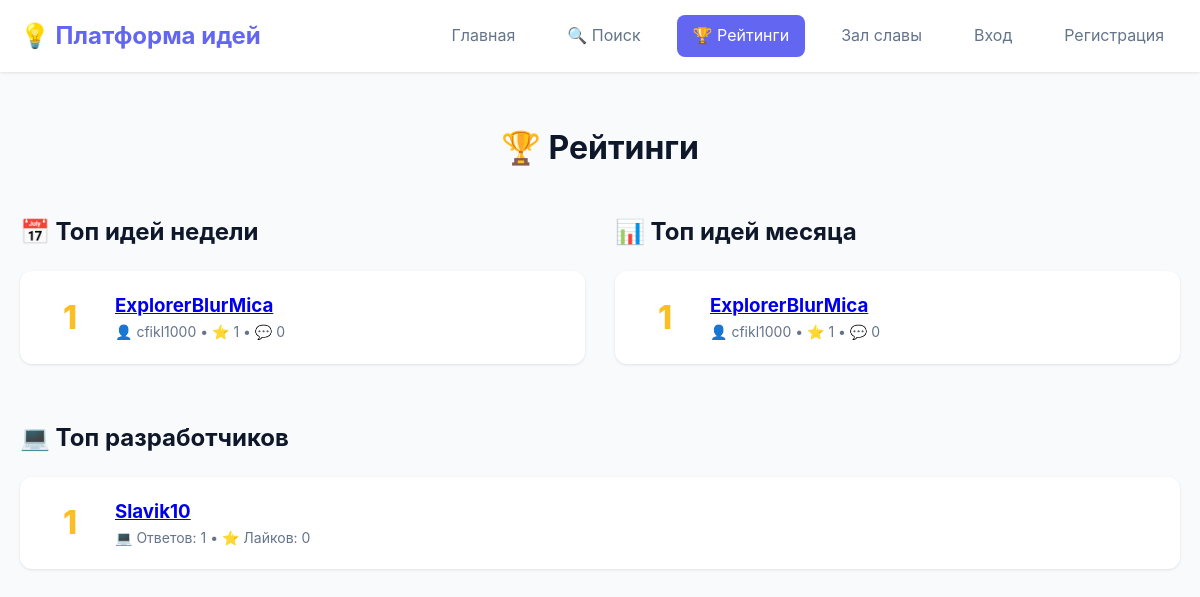
/open-source-ideas/ratings.php, run on the app's committed database.
### tables this page shows
CREATE TABLE `ideas` (
  `id` int NOT NULL,
  `user_id` int NOT NULL,
  `title` varchar(255) NOT NULL,
  `description` text NOT NULL,
  `tags` varchar(255) DEFAULT NULL,
  `image` varchar(255) DEFAULT NULL,
  `created_at` timestamp NULL DEFAULT CURRENT_TIMESTAMP,
  `status` enum('new','in_progress','completed','abandoned') DEFAULT 'new',
  `views` int DEFAULT '0'
);

CREATE TABLE `users` (
  `id` int NOT NULL,
  `username` varchar(50) NOT NULL,
  `password` varchar(255) NOT NULL,
  `is_admin` tinyint(1) DEFAULT '0',
  `created_at` timestamp NULL DEFAULT CURRENT_TIMESTAMP,
  `avatar` varchar(255) DEFAULT NULL,
  `bio` text,
  `website` varchar(255) DEFAULT NULL,
  `github` varchar(255) DEFAULT NULL,
  `twitter` varchar(255) DEFAULT NULL
);

### open-source-ideas/config.php (called while the page is built, shortened)
<?php
function h($str) {
    return htmlspecialchars($str, ENT_QUOTES, 'UTF-8');
}

### open-source-ideas/ratings.php (the view, shortened to what this page needs)
<?php
require_once 'config.php';
$db = getDB();
$weekAgo = date('Y-m-d H:i:s', strtotime('-7 days'));
$topIdeasWeek = $db->prepare("
    SELECT i.*, u.username,
        (SELECT COUNT(*) FROM idea_likes WHERE idea_id = i.id) as likes,
        (SELECT COUNT(*) FROM comments WHERE idea_id = i.id) as comments
    FROM ideas i
    JOIN users u ON i.user_id = u.id
    WHERE i.created_at >= ?
    ORDER BY likes DESC, comments DESC
    LIMIT 10
");
$topIdeasWeek->execute([$weekAgo]);
$topWeek = $topIdeasWeek->fetchAll();
$monthAgo = date('Y-m-d H:i:s', strtotime('-30 days'));
$topIdeasMonth = $db->prepare("
    SELECT i.*, u.username,
        (SELECT COUNT(*) FROM idea_likes WHERE idea_id = i.id) as likes,
        (SELECT COUNT(*) FROM comments WHERE idea_id = i.id) as comments
    FROM ideas i
    JOIN users u ON i.user_id = u.id
    WHERE i.created_at >= ?
    ORDER BY likes DESC, comments DESC
    LIMIT 10
");
$topIdeasMonth->execute([$monthAgo]);
$topMonth = $topIdeasMonth->fetchAll();
$topDevs = $db->query("
    SELECT u.id, u.username,
        (SELECT COUNT(*) FROM responses WHERE user_id = u.id) as responses_count,
        (SELECT COUNT(*) FROM idea_likes il JOIN ideas i ON il.idea_id = i.id WHERE i.user_id = u.id) as likes_received
    FROM users u
    WHERE (SELECT COUNT(*) FROM responses WHERE user_id = u.id) > 0
    ORDER BY responses_count DESC, likes_received DESC
    LIMIT 10
")->fetchAll();
?>
<!DOCTYPE html>
<html lang="ru">
<head>
    <?php include 'includes_head.php'; ?>
</head>
<body>
    <?php include 'navbar.php'; ?>
    <div class="container">
        <h1 style="text-align: center; margin-bottom: 40px;">🏆 Рейтинги</h1>
        <div class="ratings-grid" style="display: grid; grid-template-columns: repeat(auto-fit, minmax(400px, 1fr)); gap: 30px;">
            <div>
                <h2 style="margin-bottom: 20px;">📅 Топ идей недели</h2>
                <?php $position = 1; foreach ($topWeek as $idea): ?>
                    <div class="rating-card">
                        <div class="rating-position <?= $position <= 3 ? 'top-' . $position : '' ?>">
                            <?= $position ?>
                        </div>
                        <div style="flex: 1;">
                            <h3><a href="idea.php?id=<?= $idea['id'] ?>"><?= h($idea['title']) ?></a></h3>
                            <p style="color: var(--text-secondary); font-size: 14px;">
                                👤 <?= h($idea['username']) ?> • ⭐ <?= $idea['likes'] ?> • 💬 <?= $idea['comments'] ?>
                            </p>
                        </div>
                    </div>
                <?php $position++; endforeach; ?>
            </div>
            <div>
                <h2 style="margin-bottom: 20px;">📊 Топ идей месяца</h2>
                <?php $position = 1; foreach ($topMonth as $idea): ?>
                    <div class="rating-card">
                        <div class="rating-position <?= $position <= 3 ? 'top-' . $position : '' ?>">
                            <?= $position ?>
                        </div>
                        <div style="flex: 1;">
                            <h3><a href="idea.php?id=<?= $idea['id'] ?>"><?= h($idea['title']) ?></a></h3>
                            <p style="color: var(--text-secondary); font-size: 14px;">
                                👤 <?= h($idea['username']) ?> • ⭐ <?= $idea['likes'] ?> • 💬 <?= $idea['comments'] ?>
                            </p>
                        </div>
                    </div>
                <?php $position++; endforeach; ?>
            </div>
        </div>
        <div style="margin-top: 40px;">
            <h2 style="margin-bottom: 20px;">💻 Топ разработчиков</h2>
            <div style="display: grid; grid-template-columns: repeat(auto-fit, minmax(350px, 1fr)); gap: 15px;">
                <?php $position = 1; foreach ($topDevs as $dev): ?>
                    <div class="rating-card">
                        <div class="rating-position <?= $position <= 3 ? 'top-' . $position : '' ?>">
                            <?= $position ?>
                        </div>
                        <div style="flex: 1;">
                            <h3><a href="profile.php?id=<?= $dev['id'] ?>"><?= h($dev['username']) ?></a></h3>
                            <p style="color: var(--text-secondary); font-size: 14px;">
                                💻 Ответов: <?= $dev['responses_count'] ?> • ⭐ Лайков: <?= $dev['likes_received'] ?>
                            </p>
                        </div>
                    </div>
                <?php $position++; endforeach; ?>
            </div>
        </div>
    </div>
</body>
</html>

### open-source-ideas/style.css (style rules this page uses)
* { margin: 0; padding: 0; box-sizing: border-box; }
:root { --primary-color: #6366f1; --primary-hover: #4f46e5; --secondary-color: #64748b; --success-color: #22c55e; --danger-color: #ef4444; --background: #f8fafc; --surface: #ffffff; --text-primary: #0f172a; --text-secondary: #64748b; --border-color: #e2e8f0; --shadow: 0 1px 3px rgba(0, 0, 0, 0.1); --shadow-lg: 0 10px 40px rgba(0, 0, 0, 0.1); }
.rating-card { background: var(--surface); padding: 20px; border-radius: 12px; box-shadow: var(--shadow); margin-bottom: 15px; display: flex; align-items: center; gap: 15px; transition: all 0.3s; }
.rating-position { font-size: 32px; font-weight: 800; color: var(--primary-color); min-width: 60px; text-align: center; }
.rating-position.top-1 { color: #fbbf24; }
body { font-family: -apple-system, BlinkMacSystemFont, 'Segoe UI', Roboto, 'Helvetica Neue', Arial, sans-serif; background: var(--background); color: var(--text-primary); line-height: 1.6; animation: fadeIn 0.3s ease-out; }
.container { max-width: 1400px; margin: 0 auto; padding: 20px; }

### data on the page
ideas: title "ExplorerBlurMica", user.username "cfikl1000", likes "1", comments "0"
users: username "Slavik10", responses_count "1", likes_received "0"
